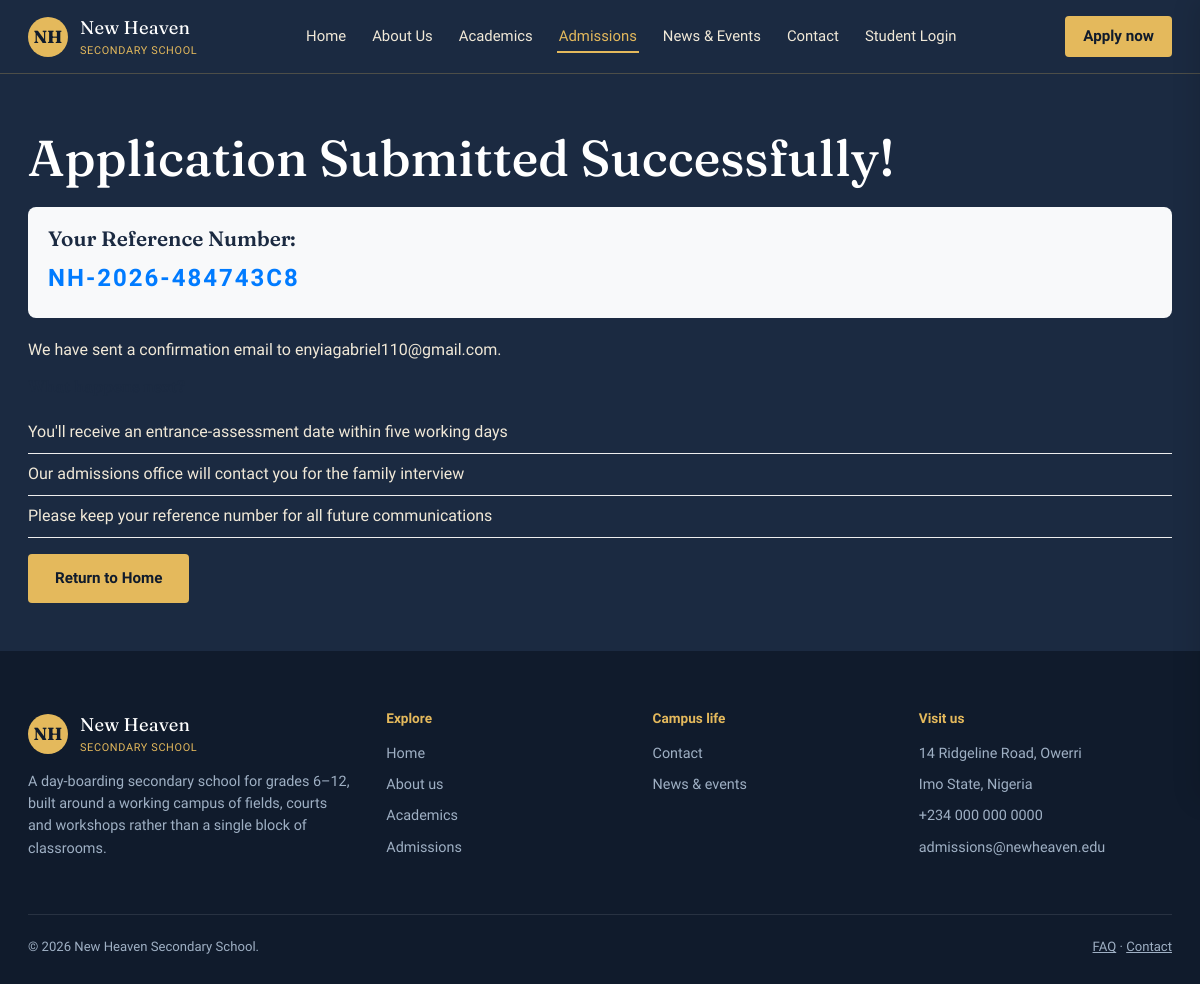
/application-success/NH-2026-484743C8/, run on the app's committed database.
### schoolweb/models.py (models this page shows, shortened)
class StudentApplication(models.Model):
    reference_number = models.CharField(max_length=20, unique=True, editable=False)
    first_name = models.CharField(max_length=100)
    last_name = models.CharField(max_length=100)
    date_of_birth = models.DateField()
    GENDER_CHOICES = [
        ('Male', 'Male'),
        ('Female', 'Female'),
    ]
    gender = models.CharField(max_length=10, choices=GENDER_CHOICES)
    GRADE_CHOICES = [
        ('6', 'Grade 6'),
        ('7', 'Grade 7'),
        ('8', 'Grade 8'),
        ('9', 'Grade 9'),
        ('10', 'Grade 10'),
        ('11', 'Grade 11'),
    ]
    entry_grade = models.CharField(max_length=2, choices=GRADE_CHOICES)
    parent_name = models.CharField(max_length=200)
    RELATION_CHOICES = [
        ('Mother', 'Mother'),
        ('Father', 'Father'),
        ('Guardian', 'Guardian'),
    ]
    relationship = models.CharField(max_length=50, choices=RELATION_CHOICES)
    parent_email = models.EmailField()
    parent_phone = models.CharField(max_length=20)
    home_address = models.TextField()
    previous_school = models.CharField(max_length=200)
    current_grade = models.CharField(max_length=50, blank=True)
    report_card = models.FileField(
        upload_to='report_cards/',
        validators=[FileExtensionValidator(['pdf'])],
        blank=True,
        null=True
    )
    confirm_accurate = models.BooleanField(default=False)
    confirm_policy = models.BooleanField(default=False)
    STATUS_CHOICES = [
        ('pending', 'Pending'),
        ('review', 'Under Review'),
        ('accepted', 'Accepted'),
        ('rejected', 'Rejected'),
    ]
    status = models.CharField(max_length=20, choices=STATUS_CHOICES, default='pending')
    submitted_at = models.DateTimeField(auto_now_add=True)
    updated_at = models.DateTimeField(auto_now=True)
    class Meta:
        ordering = ['-submitted_at']

### schoolweb/views.py (the view)
# urls.py: path('application-success/<str:reference>/', views.application_success, name='application_success'),
def application_success(request, reference):
    application = get_object_or_404(StudentApplication, reference_number=reference)
    return render(request, 'application_success.html', {'application': application})

### templates/application_success.html (shortened to what this page needs)
{% load static %}
<!DOCTYPE html>
<html lang="en">
<head>
    <link rel="stylesheet" href="{% static '/css/style.css' %}">
</head>
<body>
<header class="site-header">
  <div class="nav-wrap">
    <a class="brand" href="index.html">
      <span class="brand-mark">NH</span>
      <span class="brand-text">New Heaven<span>SECONDARY SCHOOL</span></span>
    </a>
    <ul class="main-nav">
      <li><a href="{% url "index" %}">Home</a></li>
<li><a href="{% url "about" %}">About Us</a></li>
<li><a href="{% url "academics" %}">Academics</a></li>
<li><a href="{% url "admissions" %}" aria-current="page">Admissions</a></li>
<li><a href="{% url "events" %}">News & Events</a></li>
<li><a href="{% url "contact" %}">Contact</a></li>
<li><a href="{% url 'student_login' %}">Student Login</a></li>
    </ul>
    <a class="btn nav-cta" href="{% url "apply" %}">Apply now</a>
  </div>
</header>
<section class="page-head">
  <div class="container">
    <div class="success-message">
      <h1>Application Submitted Successfully!</h1>
      <div class="reference-box">
        <h3>Your Reference Number:</h3>
        <div class="reference-number">{{ application.reference_number }}</div>
      </div>
      <p>We have sent a confirmation email to {{ application.parent_email }}.</p>
      <div class="next-steps">
        <h4>What happens next?</h4>
        <ul>
          <li>You'll receive an entrance-assessment date within five working days</li>
          <li>Our admissions office will contact you for the family interview</li>
          <li>Please keep your reference number for all future communications</li>
        </ul>
      </div>
      <a href="{% url 'index' %}" class="btn btn-primary">Return to Home</a>
    </div>
  </div>
</section>
<footer class="site-footer">
  <div class="container">
    <div class="footer-grid">
      <div class="footer-brand">
        <a class="brand" href="index.html" style="margin-bottom:14px;">
          <span class="brand-mark">NH</span>
          <span class="brand-text" style="color:#fff;">New Heaven<span>SECONDARY SCHOOL</span></span>
        </a>
        <p>A day-boarding secondary school for grades 6&ndash;12, built around a working campus of fields, courts and workshops rather than a single block of classrooms.</p>
      </div>
      <div>
        <h4>Explore</h4>
        <ul>
          <li><a href="{% url "index" %}">Home</a></li>
          <li><a href="{% url "about" %}">About us</a></li>
          <li><a href="{% url "academics" %}">Academics</a></li>
          <li><a href="{% url "admissions" %}">Admissions</a></li>
        </ul>
      </div>
      <div>
        <h4>Campus life</h4>
        <ul>
          <li><a href="{% url "contact" %}">Contact</a></li>
          <li><a href="{% url "events" %}">News &amp; events</a></li>
        </ul>
      </div>
      <div>
        <h4>Visit us</h4>
        <ul>
          <li>14 Ridgeline Road, Owerri</li>
          <li>Imo State, Nigeria</li>
          <li><a href="tel:+2340000000">+234 000 000 0000</a></li>
          <li><a href="mailto:admissions@newheaven.edu">admissions@newheaven.edu</a></li>
        </ul>
      </div>
    </div>
    <div class="footer-bottom">
      <span>&copy; 2026 New Heaven Secondary School.</span>
      <span><a href="faq.html">FAQ</a> &middot; <a href="contact.html">Contact</a></span>
    </div>
  </div>
</footer>
</body>
</html>

### static/css/style.css (style rules this page uses)
:root { --navy: #1B2A41; --navy-deep: #101B2C; --green: #3F6B4A; --green-deep: #2C4E36; --gold: #E4B95C; --sand: #F1E9D8; --paper: #FBF9F4; --ink: #1A1F1B; --ink-soft: #52584F; --line: #DCD4C0; --white: #ffffff; --font-display: 'Fraunces', serif; --font-body: 'Work Sans', sans-serif; --radius: 4px; }
*, *::before, *::after { box-sizing: border-box; }
html { scroll-behavior: smooth; }
body { margin: 0; font-family: var(--font-body); color: var(--ink); background: var(--paper); line-height: 1.55; -webkit-font-smoothing: antialiased; }
h1, h2, h3, h4 { font-family: var(--font-display); color: var(--navy); line-height: 1.12; margin: 0 0 0.5em; font-weight: 600; }
h1 { font-size: clamp(2.3rem, 4.2vw, 3.6rem); font-weight: 500; }
h3 { font-size: 1.3rem; }
p { margin: 0 0 1em; max-width: 62ch; color: var(--ink-soft); }
a { color: inherit; }
.container { max-width: var(--max-w); margin: 0 auto; padding: 0 28px; }
.site-header { background: var(--navy); color: var(--sand); position: sticky; top: 0; z-index: 50; border-bottom: 1px solid rgba(228,185,92,0.25); }
.nav-wrap { display: flex; align-items: center; justify-content: space-between; padding: 14px 28px; max-width: var(--max-w); margin: 0 auto; gap: 20px; }
.brand { display: flex; align-items: center; gap: 12px; text-decoration: none; color: var(--white); flex-shrink: 0; }
.brand-mark { width: 40px; height: 40px; border-radius: 50%; background: var(--gold); color: var(--navy-deep); display: flex; align-items: center; justify-content: center; font-family: var(--font-display); font-weight: 700; font-size: 1.1rem; }
.brand-text { font-family: var(--font-display); font-size: 1.15rem; letter-spacing: 0.01em; }
.brand-text span { display:block; font-family: var(--font-body); font-size: 0.68rem; color: var(--gold); letter-spacing: 0.06em; }
.main-nav { display: flex !important; flex-wrap: wrap; gap: 4px 22px; list-style: none; margin: 0; padding: 0; font-size: 0.93rem; }
.main-nav a { text-decoration: none; color: var(--sand); padding: 6px 2px; border-bottom: 2px solid transparent; transition: border-color 0.2s ease, color 0.2s ease; }
.main-nav a:hover, .main-nav a[aria-current="page"] { color: var(--gold); border-color: var(--gold); }
.nav-cta { background: var(--gold); color: var(--navy-deep) !important; padding: 9px 18px !important; border-radius: var(--radius); font-weight: 600; border: none !important; }
.btn { display: inline-block; padding: 12px 26px; border-radius: var(--radius); text-decoration: none; font-weight: 600; font-size: 0.95rem; border: 1.5px solid transparent; transition: transform 0.15s ease, background 0.2s ease; }
.btn-primary { background: var(--gold); color: var(--navy-deep); }
.page-head { background: var(--navy); color: var(--sand); padding: 56px 0 48px; }
.page-head h1 { color: var(--white); margin-bottom: 10px; }
.page-head p { color: var(--sand); max-width: 60ch; }
.site-footer { background: var(--navy-deep); color: #9FB0C4; padding: 60px 0 26px; }
.footer-grid { display: grid; grid-template-columns: 1.4fr 1fr 1fr 1.1fr; gap: 36px; padding-bottom: 40px; border-bottom: 1px solid rgba(255,255,255,0.1); }
.footer-grid h4 { color: var(--gold); font-size: 0.85rem; margin-bottom: 16px; font-family: var(--font-body); font-weight: 600; }
.footer-grid ul { list-style:none; margin:0; padding:0; }
.footer-grid li { margin-bottom: 9px; font-size: 0.9rem; }
.footer-grid a { color: #9FB0C4; text-decoration: none; }
.footer-brand p { color: #9FB0C4; font-size: 0.9rem; }
.footer-bottom { display:flex; justify-content: space-between; align-items:center; padding-top: 22px; font-size: 0.82rem; flex-wrap: wrap; gap: 10px; }
.reference-box { background: #f8f9fa; padding: 20px; border-radius: 8px; margin: 20px 0; }
.reference-number { font-size: 24px; font-weight: bold; color: #007bff; letter-spacing: 2px; }
.next-steps ul { list-style-type: none; padding: 0; }
.next-steps li { padding: 8px 0; border-bottom: 1px solid #eee; }

### templates/application_success.html (style rules this page uses)
.site-header { position: relative; z-index: 100; }

### data on the page
StudentApplication: reference_number "NH-2026-484743C8", parent_email "enyiagabriel110@gmail.com"
